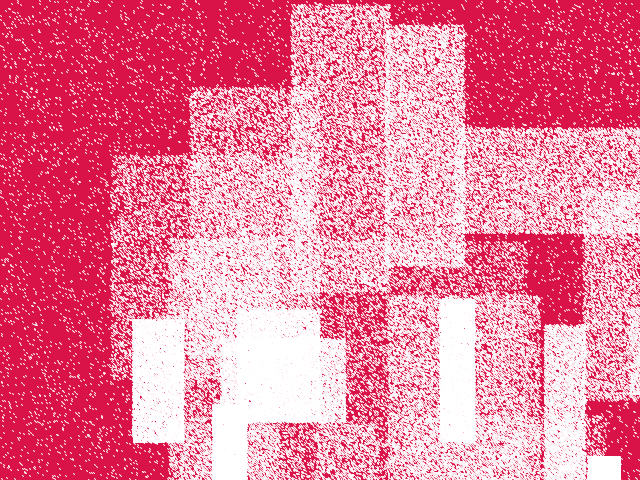
Frame 1 (no input)
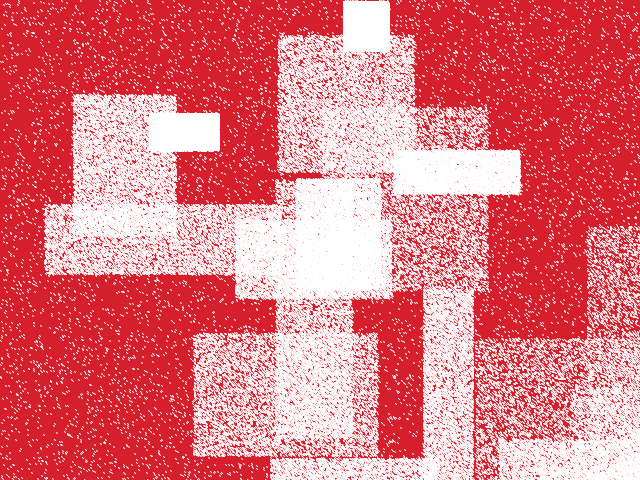
Frame 2 (the mouse pressed at the canvas centre, redrawn once)

The Processing sketch that drew these frames (run headless with seeded random() and noise(); the mouse was pressed at the canvas centre and the sketch redrawn once):

// Processing sketch: processing_6173
// ── processing_6173.pde

// Snow boxes - November 2009, Noah Larsen, @earlatron

//library for exporting pdf uncomment this line, beginRecord line, and endRecord line to generate pdf on run
//import processing.pdf.*;

// Setup sketch
void setup() {
  // Sets size of sketch
  size(640, 480);
  smooth();
  //Start recording for pdf - import, beginRecord, endRecord must be uncommented to run
  //Be sure to change file name each run, otherwise and overwrite wil
  //beginRecord(PDF, "sketch_01.pdf");
}

// Start Drawing
void draw() {
  // Sets color of background. Randomizes RGB values
  background(random(150, 255), random(0, 75), random(0, 75));
  
  //Draws a scattered bunch of white dots all over screen as backdrop.
   for(int j=1; j<10000; j+=1) {
     // random starting point for x - these are not global variables and terminate after loop is run.
     float x_point = random(0, 640);
     // random starting point for y - these are not global variables and terminate after loop is run.
     float y_point = random(0, 480);
     // sets end point variable for x
     float x_end_point = x_point+1;
     // sets end point variable for y
     float y_end_point = y_point+1;
     // sets stroke color to white
     stroke(255);
     // Draws a two point lines
     line(x_point, y_point, x_end_point, y_end_point);
     // stops animation, creating static image.
     noLoop();
   }
   
   //draws 19 boxes full of white dots
   for(int j=1; j<20; j+=1) {
     // random starting point for x
     float x_var = random(0, 640);
     // random starting point for y
     float y_var = random(0, 480);
     // random end point for x
     float x_end = x_var+random(30, 300);
     //random end point for y
     float y_end = y_var+random(30, 300);
     // start of sub loop, draws 10,000 dots, or one pixel lines
     for(int i=1; i<10000; i+=1) {
       // selects staring point for x based on random set variables above
       float x_point =  random(x_var, x_end);
       // selects staring point for y based on random set variables above
       float y_point =  random(y_var, y_end);
       // sets end point variable for x
       float x_end_point = x_point+1;
       // sets end point variable for y
       float y_end_point = y_point+1;
       // sets color of stroke to white
       stroke(255);
       // Draws a two point line
       line(x_point, y_point, x_end_point, y_end_point);
       // Stops animation, creating static drawing
       noLoop();
     }
   }
  //End recording for pdf - import, beginRecord, endRecord must be uncommented to run
 //endRecord();
}
